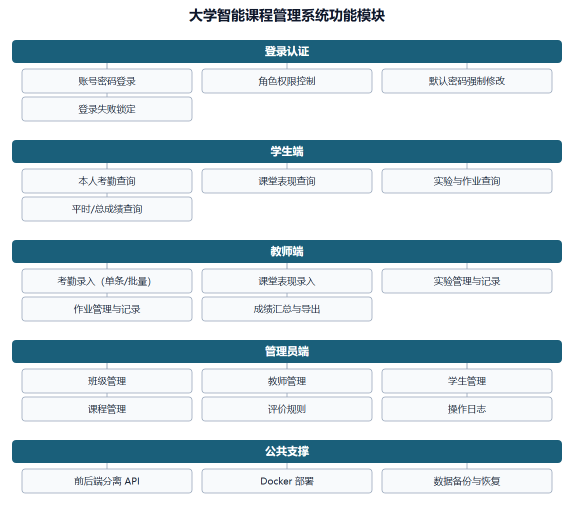
#> input picture docs/功能模块图.png, 1148 x 1011 px (shown at 1/2 size)
$ python trim_diagrams.py
#> lines starting #> are read from the running program, lines starting #| are printed output that depends on the picture
# -*- coding: utf-8 -*-
"""裁掉示意图四周白边，让图片在 A4 页面上尽量大。"""
import os
from PIL import Image, ImageChops

base = os.path.dirname(os.path.abspath(__file__))
files = ["功能模块图.png", "ER图-基础数据.png", "ER图-教学数据.png", "部署架构图.png"]
for name in files:
    path = os.path.join(base, name)
    im = Image.open(path).convert("RGB")
    bg = Image.new("RGB", im.size, (255, 255, 255))
#> bg: PIL image 1148x1011 RGB; every value is 255
    diff = ImageChops.difference(im, bg)
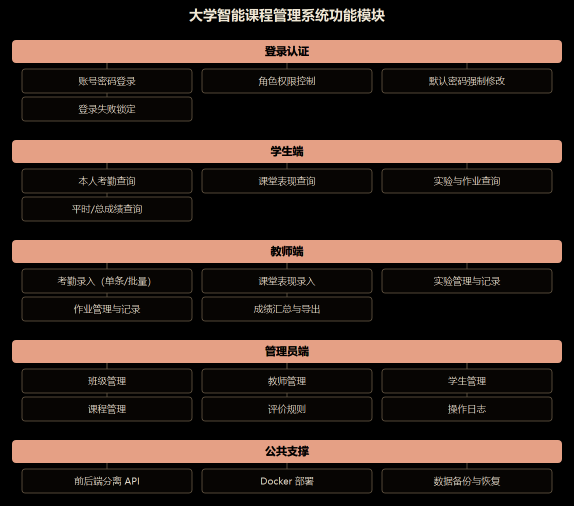
#> diff: PIL image 1148x1011 RGB (shown at 1/2 size); mean R, G, B 57, 41.2, 34.1
    bbox = diff.getbbox()
#> bbox = (24, 16, 1124, 987)
    if not bbox:
        continue
    margin = 24
    left = max(0, bbox[0] - margin)
#> left = 0
    top = max(0, bbox[1] - margin)
#> top = 0
    right = min(im.width, bbox[2] + margin)
#> right = 1148
    bottom = min(im.height, bbox[3] + margin)
#> bottom = 1011
    cropped = im.crop((left, top, right, bottom)).convert("RGBA")
    px = cropped.load()
    for yy in range(cropped.height):
        for xx in range(cropped.width):
            r, g, b, a = px[xx, yy]
            if r > 248 and g > 248 and b > 248:
                px[xx, yy] = (255, 255, 255, 0)
    cropped.save(path)
#> cropped is the input picture: PIL image 1148x1011 RGBA; mean R, G, B, A 198, 213.8, 220.9, 139.2
    print(name, im.size, "->", (right - left, bottom - top))
#| 功能模块图.png (1148, 1011) -> (1148, 1011)
#> pass 2 of the loop `for name in files:`:
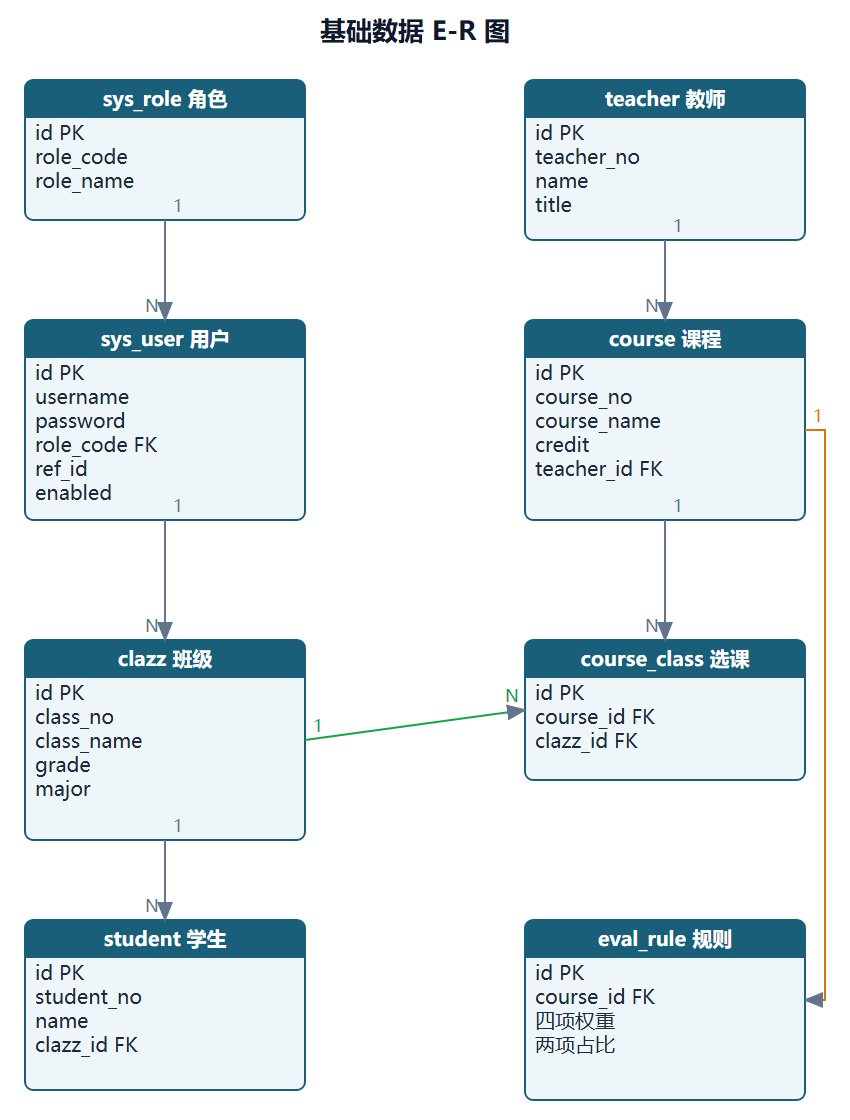
#> input picture docs/ER图-基础数据.png, 850 x 1120 px
#> im: PIL image 850x1120 RGB
#> bg: PIL image 850x1120 RGB; every value is 255
#> `diff = ImageChops.difference(im, bg)`:
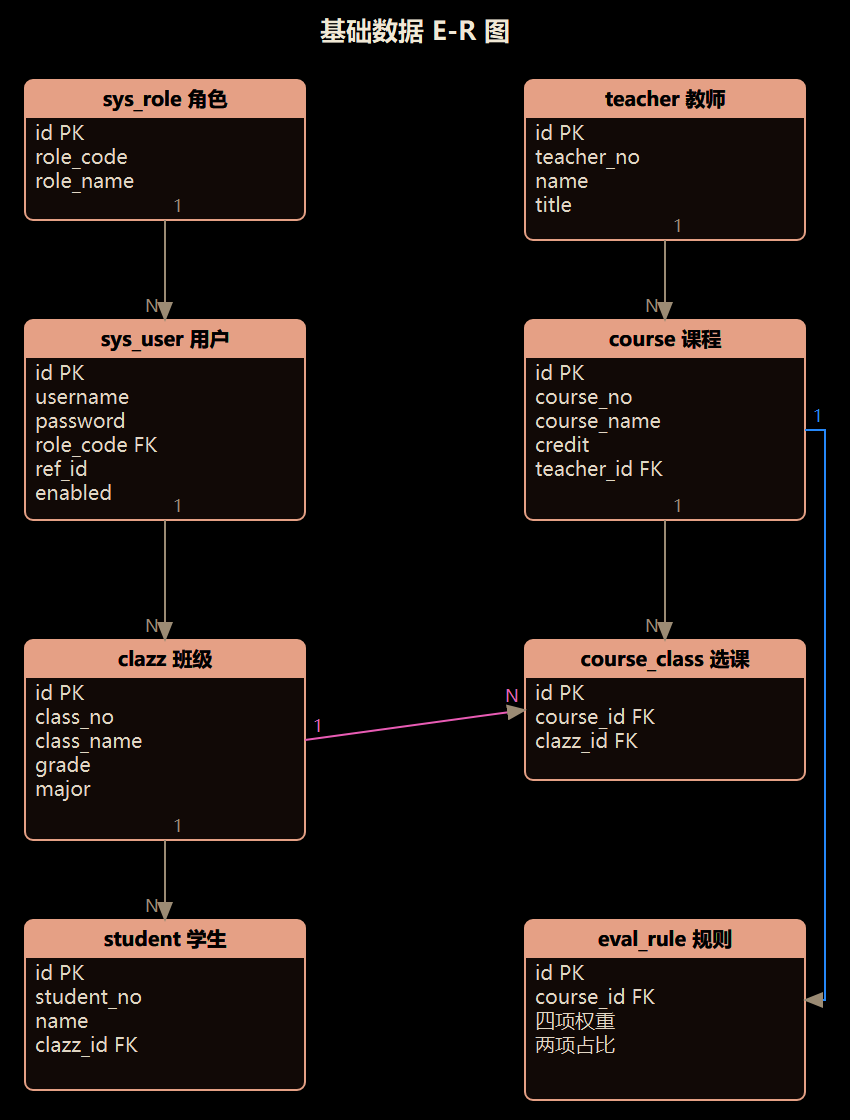
#> diff: PIL image 850x1120 RGB; mean R, G, B 30.4, 21.4, 17.8
#> bbox = (24, 18, 826, 1101)
#> right = 850
#> bottom = 1120
#> cropped: PIL image 850x1120 RGBA
#> cropped is the input picture: PIL image 850x1120 RGBA; mean R, G, B, A 224.6, 233.6, 237.2, 107.1
#| ER图-基础数据.png (850, 1120) -> (850, 1120)
#> pass 3 of the loop `for name in files:`:
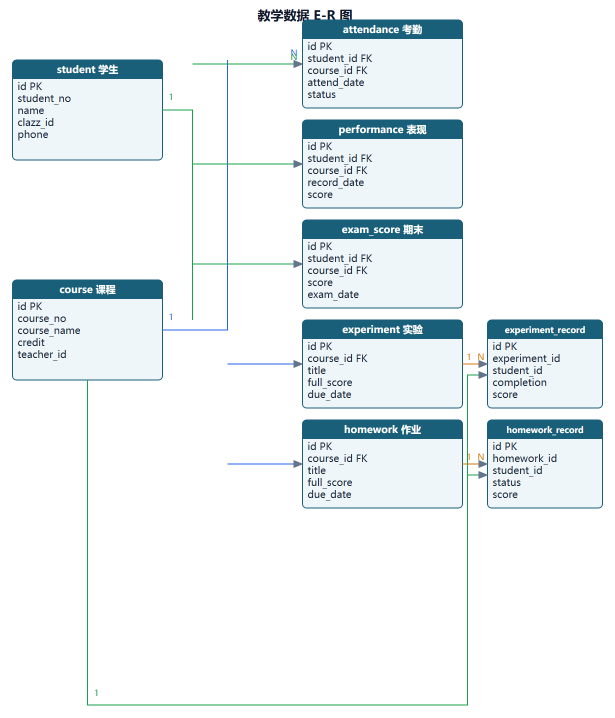
#> input picture docs/ER图-教学数据.png, 1230 x 1435 px (shown at 1/2 size)
#> im: PIL image 1230x1435 RGB
#> bg: PIL image 1230x1435 RGB; every value is 255
#> `diff = ImageChops.difference(im, bg)`:
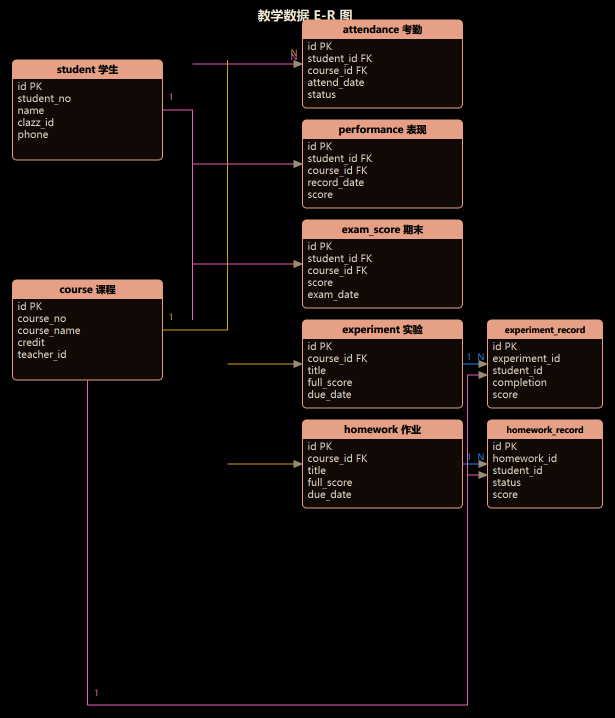
#> diff: PIL image 1230x1435 RGB (shown at 1/2 size); mean R, G, B 20.6, 14.2, 12
#> bbox = (24, 18, 1206, 1411)
#> right = 1230
#> bottom = 1435
#> cropped: PIL image 1230x1435 RGBA
#> cropped is the input picture: PIL image 1230x1435 RGBA; mean R, G, B, A 234.4, 240.8, 243, 72.1
#| ER图-教学数据.png (1230, 1435) -> (1230, 1435)
#> the loop made 4 passes; the first 3 are shown
